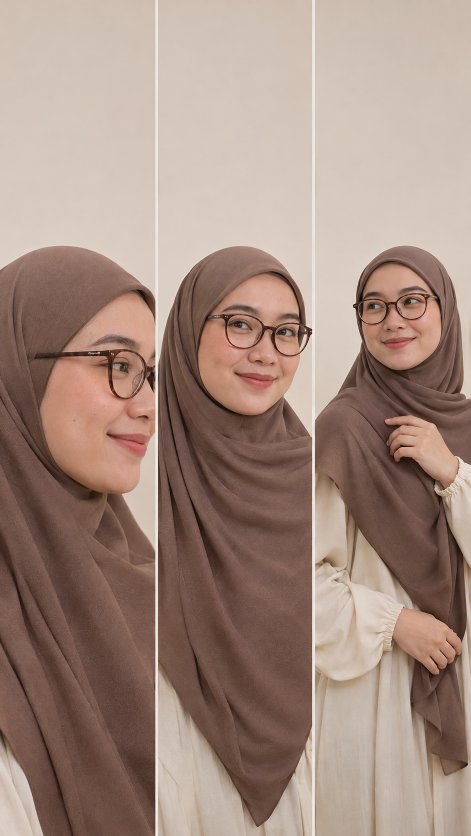
#> input picture CONTENT/DAY-31/assets/glasses-hijab-triptych.png, 941 x 1672 px (shown at 1/2 size)
$ python render.py
#> lines starting #> are read from the running program, lines starting #| are printed output that depends on the picture
"""Render Day 31 deterministic Reel, cover, Stories, and QA previews.

Run: python CONTENT/DAY-31/render.py
Requires: Pillow and FFmpeg.
"""

from pathlib import Path
from PIL import Image, ImageDraw, ImageFont, ImageOps
import subprocess

ROOT = Path(__file__).resolve().parent
ASSETS = ROOT / "assets"
SOURCE = ASSETS / "glasses-hijab-triptych.png"
W, H, FPS = 1080, 1920, 30
SCENE_FRAMES = [72, 84, 84, 90, 120]

CREAM = "#F7F1E8"
PAPER = "#FFFDFC"
INK = "#302824"
MUTED = "#71635C"
COCOA = "#6D4B40"
TAUPE = "#A58A7B"
SAGE = "#899187"
ROSE = "#B88484"
REG = "/usr/share/fonts/truetype/dejavu/DejaVuSans.ttf"
BOLD = "/usr/share/fonts/truetype/dejavu/DejaVuSans-Bold.ttf"
SERIF = "/usr/share/fonts/truetype/dejavu/DejaVuSerif-Bold.ttf"


def font(size, bold=False, serif=False):
    return ImageFont.truetype(SERIF if serif else (BOLD if bold else REG), size)


def fit(img, size, centering=(0.5, 0.5)):
    return ImageOps.fit(img, size, method=Image.Resampling.LANCZOS, centering=centering)


def split_panels(src):
    third = src.width / 3
    gap = 5
    return [
        src.crop((0, 0, round(third) - gap, src.height)),
        src.crop((round(third) + gap, 0, round(2 * third) - gap, src.height)),
        src.crop((round(2 * third) + gap, 0, src.width, src.height)),
    ]


def wrap(draw, text, xy, width, fnt, fill=INK, spacing=10):
    words, lines, current = text.split(), [], ""
    for word in words:
        trial = (current + " " + word).strip()
        if draw.textbbox((0, 0), trial, font=fnt)[2] <= width:
            current = trial
        else:
            if current:
                lines.append(current)
            current = word
    if current:
        lines.append(current)
    x, y = xy
    for line in lines:
        draw.text((x, y), line, font=fnt, fill=fill)
        y += draw.textbbox((0, 0), line, font=fnt)[3] + spacing
    return y


def zoom_image(img, zoom, centering=(0.5, 0.5)):
    base = fit(img, (W, H), centering=centering)
    if zoom <= 1:
        return base
    zw, zh = round(W * zoom), round(H * zoom)
    enlarged = base.resize((zw, zh), Image.Resampling.LANCZOS)
    x, y = (zw - W) // 2, (zh - H) // 2
    return enlarged.crop((x, y, x + W, y + H))


def brand(draw, light=False):
    draw.text((72, 1835), "@hijabsyaricoid", font=font(22), fill=CREAM if light else MUTED)


def overlay_card(im, title, body, accent=COCOA, dark=False):
    d = ImageDraw.Draw(im, "RGBA")
    d.rectangle((0, 0, W, H), fill=(35, 26, 23, 34))
    fill = (45, 36, 32, 235) if dark else (255, 253, 250, 244)
    title_fill = CREAM if dark else INK
    body_fill = "#E4D7CE" if dark else MUTED
    d.rounded_rectangle((58, 86, 1022, 560), radius=42, fill=fill)
    d.rounded_rectangle((88, 126, 186, 176), radius=18, fill=accent)
    d.ellipse((111, 141, 123, 153), fill=CREAM)
    y = wrap(d, title, (88, 215), 850, font(58, serif=True), title_fill, 6)
    wrap(d, body, (88, y + 22), 850, font(27), body_fill, 8)
    brand(d, light=True)
    return im


def hook_scene(src, zoom):
    im = zoom_image(src, zoom, (0.5, 0.55))
    return overlay_card(im, "Kacamata + hijab terasa bulky?", "Cek 3 titik ini.", ROSE)


def detail_scene(panel, zoom, number, title, body, accent, center=(0.5, 0.52)):
    im = zoom_image(panel, zoom, center)
    d = ImageDraw.Draw(im, "RGBA")
    d.rectangle((0, 0, W, H), fill=(34, 25, 22, 34))
    d.rounded_rectangle((58, 86, 1022, 570), radius=42, fill=(255, 253, 250, 244))
    d.rounded_rectangle((88, 126, 200, 186), radius=21, fill=accent)
    d.text((144, 156), number, font=font(25, True), fill=CREAM, anchor="mm")
    y = wrap(d, title, (88, 232), 850, font(58, serif=True), INK, 6)
    wrap(d, body, (88, y + 22), 850, font(27), MUTED, 8)
    brand(d, light=True)
    return im


def check_scene(panel, zoom):
    im = zoom_image(panel, zoom, (0.54, 0.55))
    d = ImageDraw.Draw(im, "RGBA")
    d.rectangle((0, 0, W, H), fill=(35, 26, 23, 70))
    d.rounded_rectangle((58, 82, 1022, 550), radius=42, fill=(255, 253, 250, 244))
    d.rounded_rectangle((88, 124, 200, 184), radius=21, fill=SAGE)
    d.text((144, 154), "03", font=font(25, True), fill=CREAM, anchor="mm")
    d.text((88, 230), "Arah drape", font=font(60, serif=True), fill=INK)
    d.text((88, 326), "Rapikan samping, lalu tes menoleh.", font=font(27), fill=MUTED)
    d.rounded_rectangle((94, 1280, 986, 1655), radius=40, fill=(48, 39, 34, 238))
    items = [("01", "pakai"), ("02", "menoleh"), ("03", "bicara")]
    for i, (num, label) in enumerate(items):
        y = 1370 + i * 92
        d.rounded_rectangle((140, y - 29, 208, y + 29), radius=16, fill=ROSE if i == 1 else TAUPE)
        d.text((174, y), num, font=font(20, True), fill=CREAM, anchor="mm")
        d.text((250, y), label, font=font(29, True), fill=CREAM, anchor="lm")
    brand(d, light=True)
    return im


def cta_scene(src, zoom):
    im = zoom_image(src, zoom, (0.5, 0.55))
    d = ImageDraw.Draw(im, "RGBA")
    d.rectangle((0, 0, W, H), fill=(39, 29, 25, 140))
    d.rounded_rectangle((62, 100, 1018, 690), radius=44, fill=(48, 39, 34, 238))
    d.text((92, 165), "Cek 30 detik", font=font(64, serif=True), fill=CREAM)
    d.text((92, 275), "pakai · menoleh · bicara", font=font(30, True), fill="#E5D8CE")
    wrap(d, "Bagian mana yang terasa penuh?", (92, 380), 820, font(42, serif=True), CREAM, 5)
    d.rounded_rectangle((94, 1315, 986, 1635), radius=40, fill=(255, 253, 250, 242))
    d.text((540, 1408), "Simpan tiga ceknya.", font=font(30, True), fill=INK, anchor="mm")
    d.text((540, 1518), "gagang · pelipis · drape", font=font(29, True), fill=COCOA, anchor="mm")
    d.text((540, 1582), "Tidak ada satu fit untuk semua.", font=font(22), fill=MUTED, anchor="mm")
    brand(d, light=True)
    return im


def scene_at(src, panels, index, progress):
    zoom = 1.0 + 0.018 * max(0.0, min(1.0, progress))
    if index == 0:
        return hook_scene(src, zoom)
    if index == 1:
        return detail_scene(panels[0], zoom, "01", "Posisi gagang", "Mulai dari satu lapis kain yang rata.", COCOA, (0.48, 0.47))
    if index == 2:
        return detail_scene(panels[1], zoom, "02", "Volume di pelipis", "Kurangi lipatan yang menumpuk.", ROSE, (0.5, 0.48))
    if index == 3:
        return check_scene(panels[2], 1.0 + 0.012 * progress)
    return cta_scene(src, 1.0 + 0.008 * progress)


def save_statics(src, panels):
    names = ["scene-01-hook.png", "scene-02-gagang.png", "scene-03-pelipis.png", "scene-04-drape.png", "scene-05-cta.png"]
    paths = []
    for i, name in enumerate(names):
        path = ASSETS / name
        scene_at(src, panels, i, 0.5).save(path, compress_level=6)
        paths.append(path)
    scene_at(src, panels, 0, 0.35).save(ASSETS / "reel-cover.png", compress_level=6)
    return paths


def stories(src, panels):
    s1 = hook_scene(src, 1.006)
    s2 = detail_scene(panels[1], 1.01, "", "Yang paling sering terasa penuh?", "Tambahkan Poll native ↓", SAGE)
    d2 = ImageDraw.Draw(s2, "RGBA")
    d2.rounded_rectangle((100, 1320, 980, 1640), radius=38, fill=(255, 253, 250, 244), outline=SAGE, width=4)
    d2.text((540, 1412), "GAGANG", font=font(28, True), fill=INK, anchor="mm")
    d2.text((540, 1538), "PELIPIS", font=font(28, True), fill=INK, anchor="mm")
    s3 = zoom_image(panels[2], 1.01, (0.5, 0.52))
    d3 = ImageDraw.Draw(s3, "RGBA")
    d3.rectangle((0, 0, W, H), fill=(39, 29, 25, 115))
    d3.text((72, 120), "Frame + masalah spesifikmu", font=font(50, serif=True), fill=CREAM)
    d3.text((72, 215), "Jawab di Questions sticker ↓", font=font(27), fill="#E8DCD2")
    d3.rounded_rectangle((92, 1000, 988, 1450), radius=44, fill=(255, 253, 250, 246))
    d3.text((540, 1115), "Contoh:", font=font(24, True), fill=MUTED, anchor="mm")
    d3.text((540, 1210), "frame tebal + kain licin", font=font(31, True), fill=INK, anchor="mm")
    d3.text((540, 1325), "Tambahkan Questions native", font=font(24), fill=COCOA, anchor="mm")
    brand(d3, light=True)
    paths = []
    for i, image in enumerate([s1, s2, s3], 1):
        path = ASSETS / f"story-{i:02d}.png"
        image.save(path, compress_level=6)
        paths.append(path)
    return paths


def contact_sheet(paths, name, thumb=(216, 384)):
    header = 80
    sheet = Image.new("RGB", (thumb[0] * len(paths), thumb[1] + header), "#DED4CC")
    d = ImageDraw.Draw(sheet)
    d.rectangle((0, 0, sheet.width, header), fill=PAPER)
    d.text((24, 22), f"DAY 31 — {name.replace('-', ' ').upper()}", font=font(28, True), fill=INK)
    for i, path in enumerate(paths):
        pic = Image.open(path).convert("RGB").resize(thumb, Image.Resampling.LANCZOS)
        sheet.paste(pic, (i * thumb[0], header))
    sheet.save(ASSETS / f"{name}.png", compress_level=6)


def render_video(src, panels):
    cmd = [
        "ffmpeg", "-y", "-loglevel", "error", "-f", "rawvideo", "-vcodec", "rawvideo",
        "-pix_fmt", "rgb24", "-s", f"{W}x{H}", "-r", str(FPS), "-i", "-",
        "-an", "-c:v", "libx264", "-preset", "medium", "-crf", "18",
        "-pix_fmt", "yuv420p", "-movflags", "+faststart", str(ASSETS / "reel-final.mp4")
    ]
    proc = subprocess.Popen(cmd, stdin=subprocess.PIPE)
    try:
        for scene_i, count in enumerate(SCENE_FRAMES):
            for local in range(count):
                progress = local / max(1, count - 1)
                proc.stdin.write(scene_at(src, panels, scene_i, progress).convert("RGB").tobytes())
    finally:
        if proc.stdin:
            proc.stdin.close()
    if proc.wait():
        raise RuntimeError("FFmpeg render failed")


def main():
    ASSETS.mkdir(parents=True, exist_ok=True)
    src = Image.open(SOURCE).convert("RGB")
#> src is the input picture: PIL image 941x1672 RGB; mean R, G, B 163.3, 139.1, 127.1
    p = split_panels(src)
#> p = 3 items
    scenes = save_statics(src, p)
#> the loop in save_statics, `for i, name in enumerate(names):` made 5 passes
#> pass 1, in hook_scene, `im = zoom_image(src, zoom, (0.5, 0.55))`:
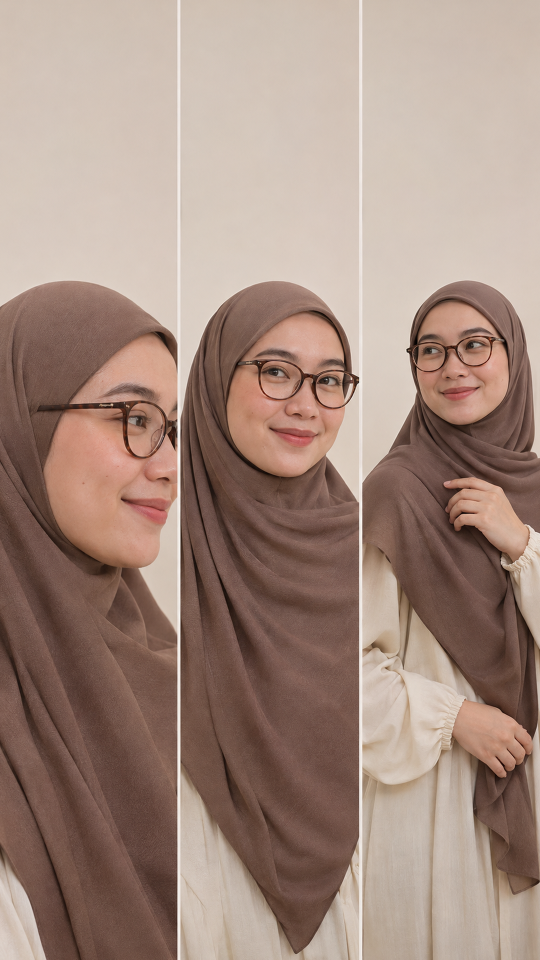
#> im: PIL image 1080x1920 RGB (shown at 1/2 size); mean R, G, B 162.9, 138.7, 126.7
#> pass 1, in save_statics, `scene_at(src, panels, i, 0.5).save(path, compress_level=6)`:
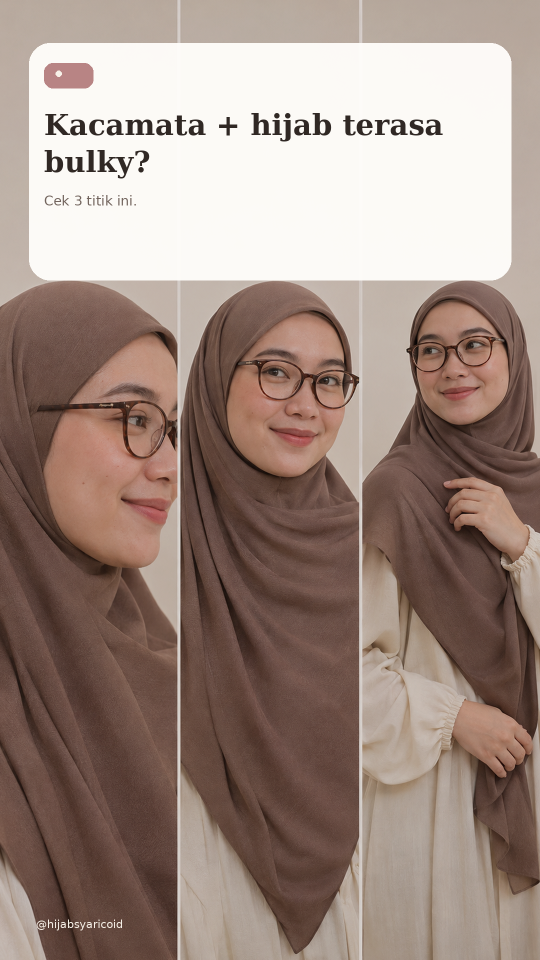
#> saved as scene-01-hook.png: PIL image 1080x1920 RGB (shown at 1/2 size); mean R, G, B 158, 138.1, 128.7
#> after the loop in save_statics, `for i, name in enumerate(names):`: paths = 5 items
#> scenes = 5 items
    story_paths = stories(src, p)
#> in zoom_image (call 8), `return enlarged.crop((x, y, x + W, y + H))`:
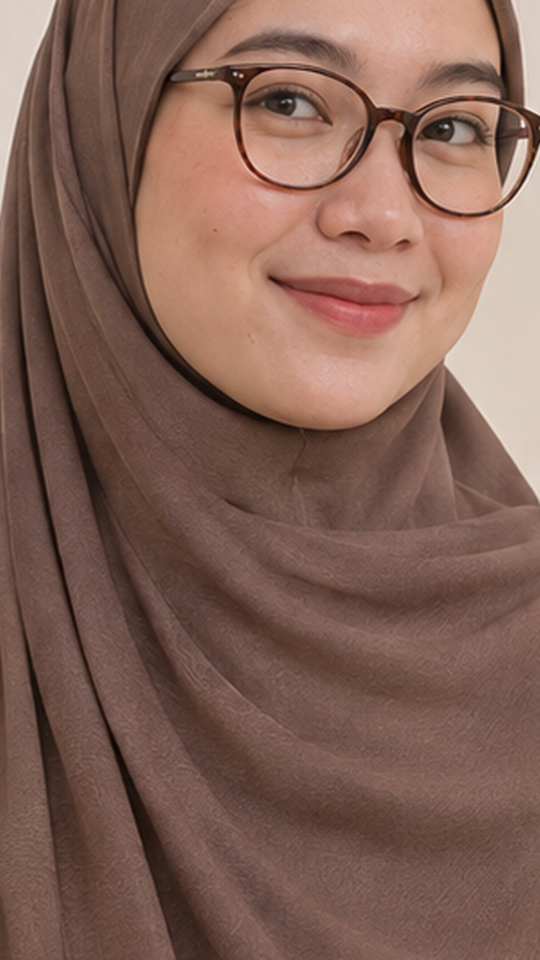
#> returned value: PIL image 1080x1920 RGB (shown at 1/2 size); mean R, G, B 129.7, 96.9, 84.7
#> in zoom_image (call 9), `base = fit(img, (W, H), centering=centering)`:
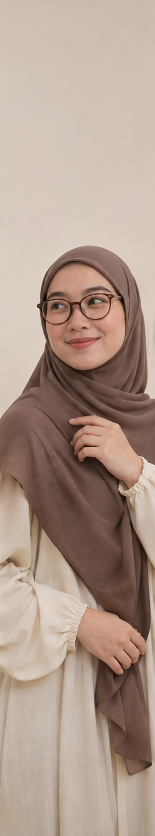
#> img: PIL image 309x1672 RGB (shown at 1/2 size); mean R, G, B 174.2, 152.7, 140
#> in zoom_image (call 9), `return enlarged.crop((x, y, x + W, y + H))`:
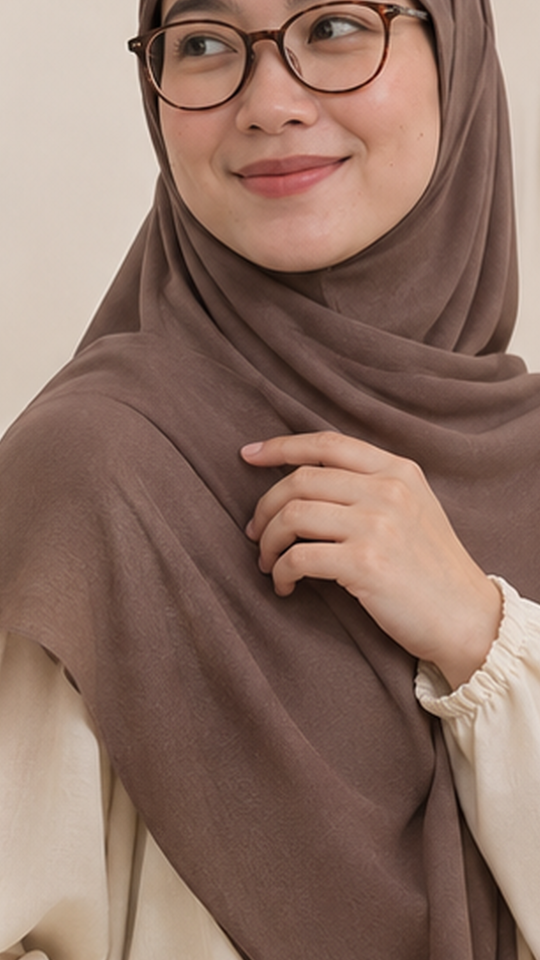
#> returned value: PIL image 1080x1920 RGB (shown at 1/2 size); mean R, G, B 141.9, 113.3, 100.7
#> the loop in stories, `for i, image in enumerate([s1, s2, s3], 1):` made 3 passes
#> after the loop in stories, `for i, image in enumerate([s1, s2, s3], 1):`: paths = 3 items
#> story_paths = 3 items
    contact_sheet(scenes, "contact-sheet")
#> in contact_sheet, `sheet.save(ASSETS / f"{name}.png", compress_level=6)`:
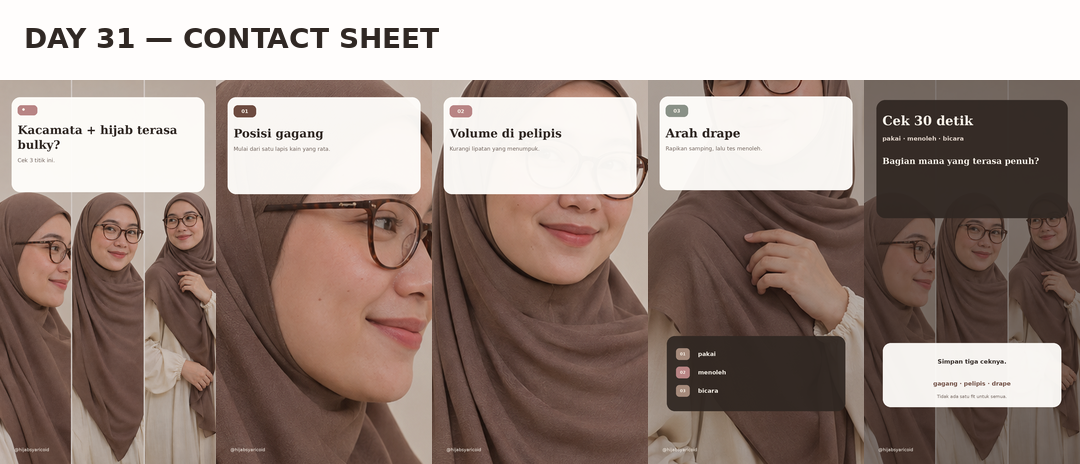
#> saved as contact-sheet.png: PIL image 1080x464 RGB; mean R, G, B 157.7, 140.7, 133.3
    contact_sheet(story_paths, "stories-contact-sheet", (270, 480))
#> call 2 of contact_sheet, with name = 'stories-contact-sheet', thumb = (270, 480)
#> in contact_sheet (call 2), `sheet.paste(pic, (i * thumb[0], header))`:
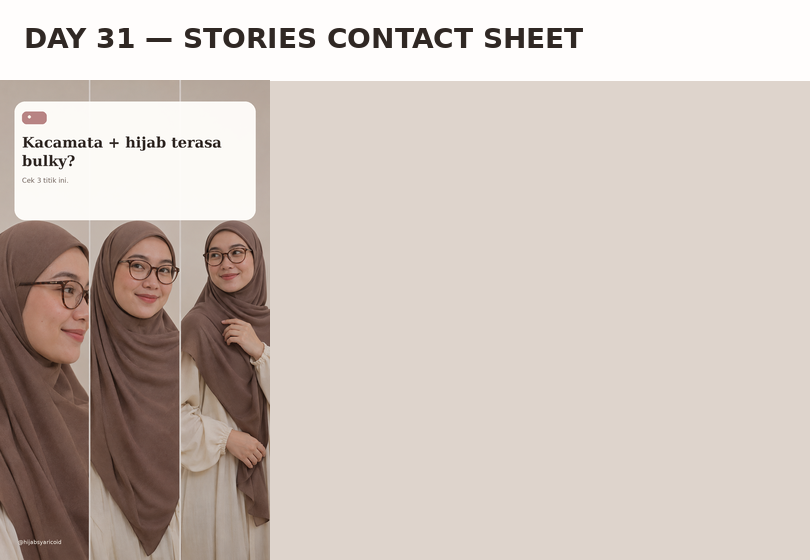
#> sheet: PIL image 810x560 RGB; mean R, G, B 206.3, 194.5, 187.1
    render_video(src, p)


if __name__ == "__main__":
#> (the run stopped early here; a loop or call above may not have finished)
